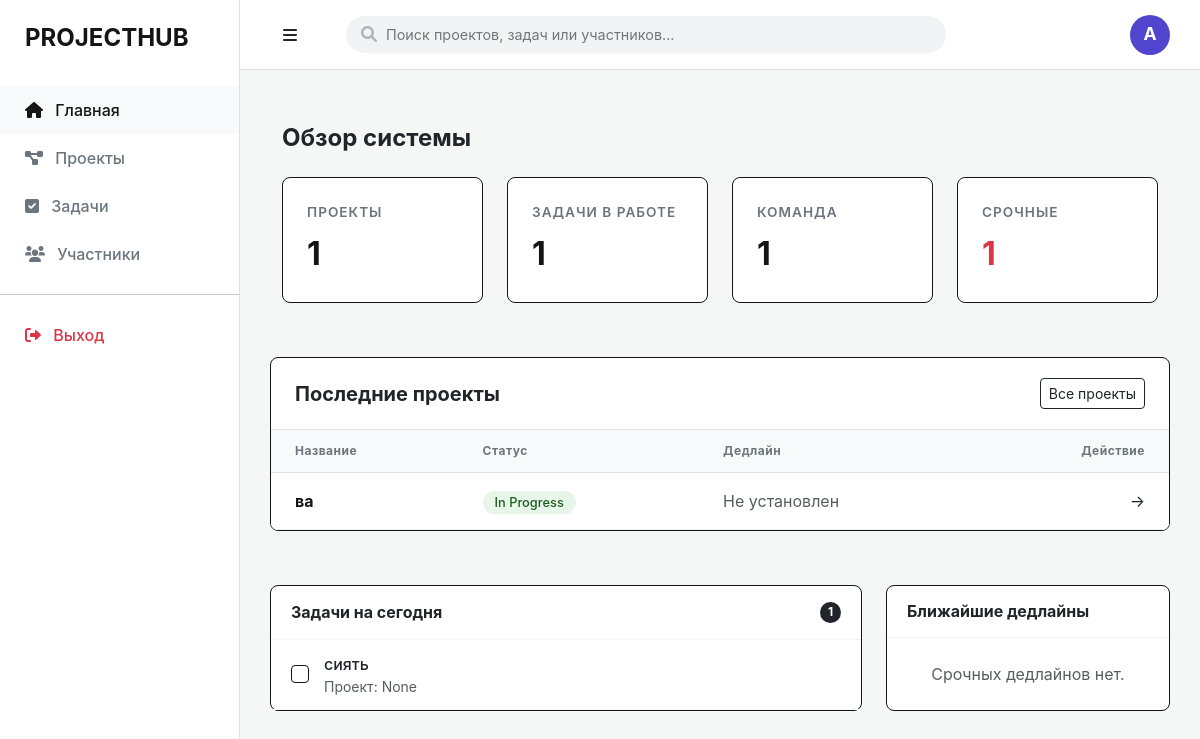
Before: / with the older database file.
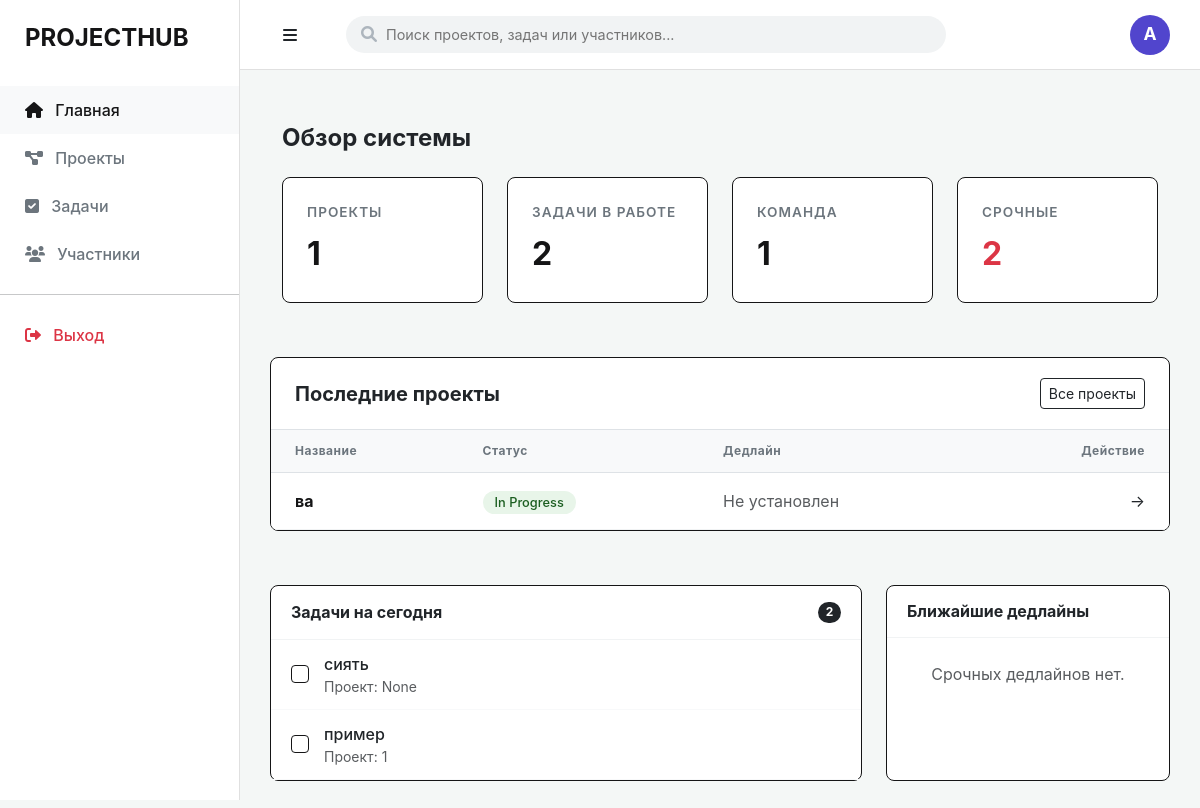
After: the same page with the newer database file.
### app/models/project.py (models this page shows)
class Project(Base):
    __tablename__ = "projects"
    id = Column(Integer, primary_key=True, index=True)
    title = Column(String, nullable=False)
    description = Column(Text)
    status = Column(String, default="In Progress")
    deadline = Column(DateTime, nullable=True) # Новое поле для даты
    created_at = Column(DateTime, default=datetime.utcnow)
    owner_id = Column(Integer, ForeignKey("users.id"))
    owner = relationship("User", back_populates="projects")

### app/models/task.py (models this page shows)
class Task(Base):
    __tablename__ = "tasks"
    id = Column(Integer, primary_key=True, index=True)
    title = Column(String)
    status = Column(String, default="To Do")
    owner_id = Column(Integer, ForeignKey("users.id"))
    owner = relationship("User", back_populates="tasks")
    deadline = Column(Date, nullable=True)
    project_id = Column(Integer, ForeignKey("projects.id"))

### app/main.py (the view)
@app.get("/")
def read_root(request: Request, db: Session = Depends(get_db)):
    total_projects = db.query(Project).count()
    active_tasks_count = db.query(Task).filter(Task.status != "Done").count()
    total_users = db.query(User).count()
    today = date.today()
    recent_projects = db.query(Project).order_by(Project.id.desc()).limit(5).all()
    tasks_today = db.query(Task).filter(Task.status != "Done").limit(5).all()
    upcoming_deadlines = db.query(Project).filter(
        Project.deadline >= today
    ).order_by(Project.deadline.asc()).limit(3).all()
    return templates.TemplateResponse("index.html", {
        "request": request,
        "stats": {
            "projects": total_projects,
            "tasks": active_tasks_count,
            "users": total_users,
            "urgent": active_tasks_count
        },
        "recent_projects": recent_projects,
        "tasks_today": tasks_today,
        "upcoming_deadlines": upcoming_deadlines
    })

### templates/index.html (shortened to what the changed rows need)
{% extends "base.html" %}
{% block content %}
<div class="container-fluid py-4">
    <div class="mb-4">
        <h2 class="h4 fw-bold">Обзор системы</h2>
    </div>
    <div class="row g-4">
        <div class="col-md-3">
            <div class="stat-card">
                <span class="stat-label text-uppercase">Задачи в работе</span>
                <span class="stat-value">{{ stats.tasks }}</span>
            </div>
        </div>
        <div class="col-md-3">
            <div class="stat-card">
                <span class="stat-label text-uppercase">Срочные</span>
                <span class="stat-value text-danger">{{ stats.urgent }}</span>
            </div>
        </div>
    </div>
</div>
<div class="recent-section">
    <div class="table-responsive">
        <table class="table mb-0">
            <thead>
                <tr>
                    <th>Название</th>
                    <th>Статус</th>
                    <th>Дедлайн</th>
                    <th class="text-end">Действие</th>
                </tr>
            </thead>
            <tbody>
                {% for project in recent_projects %}
                <tr>
                    <td class="fw-bold">{{ project.title }}</td>
                    <td>
                        <span class="status-pill {% if project.status == 'Active' %}status-active{% else %}status-new{% endif %}">
                            {{ project.status or 'Новый' }}
                        </span>
                    </td>
                    <td class="text-muted">
                        {{ project.deadline.strftime('%d.%m.%Y') if project.deadline else 'Не установлен' }}
                    </td>
                    <td class="text-end">
                        <a href="/projects" class="text-decoration-none text-dark">→</a>
                    </td>
                </tr>
                {% else %}
                <tr>
                    <td colspan="4" class="text-center py-5 text-muted">
                        У вас пока нет созданных проектов.
                    </td>
                </tr>
                {% endfor %}
            </tbody>
        </table>
    </div>
</div>
<div class="row dashboard-lower-grid g-4">
    <div class="col-lg-8">
        <div class="info-block">
            <div class="info-header d-flex justify-content-between align-items-center">
                <h3 class="h6 mb-0 fw-bold">Задачи на сегодня</h3>
                <span class="badge rounded-pill bg-dark">{{ tasks_today|length }}</span>
            </div>
            <div class="info-body">
                {% for task in tasks_today %}
                <div class="task-item">
                    <div class="task-checkbox"></div>
                    <div class="d-flex flex-column">
                        <span class="fw-medium">{{ task.title }}</span>
                        <small class="text-muted">Проект: {{ task.project_id }}</small>
                    </div>
                </div>
                {% else %}
                <div class="p-4 text-center text-muted">На сегодня задач нет. Отдохните!</div>
                {% endfor %}
            </div>
        </div>
    </div>
</div>
{% endblock %}

Changed rows visible on the page:
added Task: title "пример", project_id "1"
Other visible differences:
{{ stats.tasks }}: "1" → "2"
{{ stats.urgent }}: "1" → "2"
{{ tasks_today|length }}: "1" → "2"
